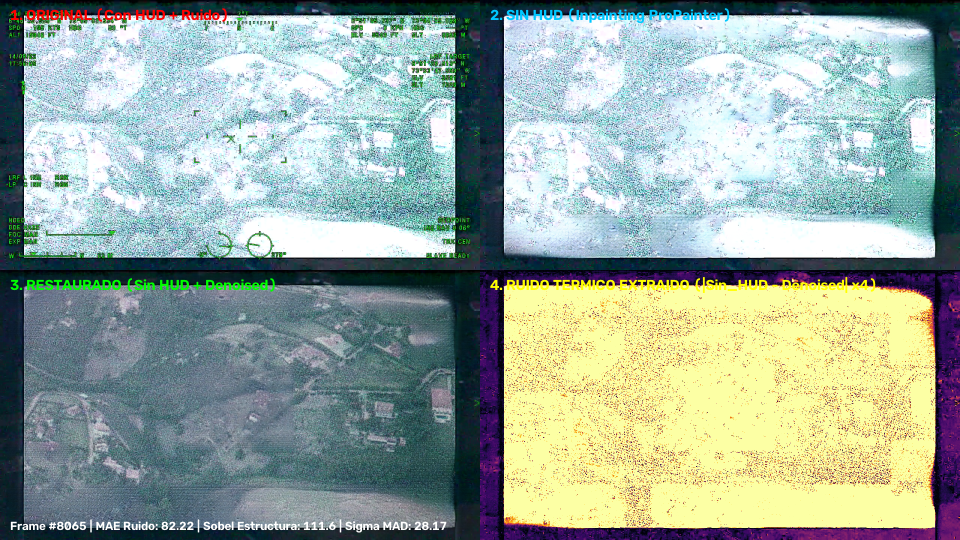
#> input picture figuras_tesis/mosaicos_ruido_video2/mosaico_MAX_RUIDO_rank01_frame_73076.png, 1920 x 1080 px, found by its file name (shown at 1/2 size); its folder holds 4 pictures in this run
$ python extraer_ruidos_y_mosaicos_video2_turbo.py   (older library calls are emulated)
#> lines starting #> are read from the running program, lines starting #| are printed output that depends on the picture; pictures that were not available may be replaced by others from this repository, and a replacement may not be noted
#!/usr/bin/env python3
"""
Extracción Turbo de Ruido y Generación de Mosaicos Estructurales - Video 2:
- Detecta automáticamente la INTERSECCIÓN exacta de frames existentes (ej. los 18.000 frames del experimento).
- Procesa a máxima velocidad en 16 núcleos de CPU sin tiempos muertos.
- Filtra marcos homogéneos/planos mediante gradiente Sobel.
- Genera los 10 Mosaicos Cuádruples 2x2 de alta resolución (Top 5 MAX Ruido y Top 5 MIN Ruido con estructuras).
- Guarda el CSV completo de estadísticas y extrae los mapas de ruido.
"""

import argparse
from concurrent.futures import ProcessPoolExecutor, as_completed
from datetime import datetime
import os
from pathlib import Path
import re
import cv2
import matplotlib.pyplot as plt
import numpy as np
import pandas as pd
from tqdm import tqdm

RAIZ = Path(__file__).resolve().parent.parent


def natural_key(p):
    return [int(x) if x.isdigit() else x.lower() for x in re.split(r"(\d+)", p.name)]


def estimar_sigma_mad(gray):
    lap = cv2.Laplacian(gray, cv2.CV_32F)
    med = np.median(lap)
    mad = np.median(np.abs(lap - med))
    return float(mad / 0.6745)


def calcular_energia_sobel(gray):
    gx = cv2.Sobel(gray, cv2.CV_32F, 1, 0, ksize=3)
    gy = cv2.Sobel(gray, cv2.CV_32F, 0, 1, ksize=3)
    mag = cv2.magnitude(gx, gy)
    return float(np.mean(mag)), float(cv2.Laplacian(gray, cv2.CV_32F).var())


def procesar_lote_en_ram(datos_lote):
    lista_archivos, dir_orig_str, dir_sin_hud_str, dir_den_str = datos_lote

    dir_orig = Path(dir_orig_str)
    dir_sin = Path(dir_sin_hud_str)
    dir_den = Path(dir_den_str) if dir_den_str else None
    tiene_den = dir_den is not None and dir_den.is_dir()

    resultados = []

    for nom, idx in lista_archivos:
        f_ori = dir_orig / nom
        f_sin = dir_sin / nom
        if not f_ori.is_file() or not f_sin.is_file():
            continue

        im_ori = cv2.imread(str(f_ori))
        im_sin = cv2.imread(str(f_sin))
        if im_ori is None or im_sin is None:
            continue

        h, w = im_sin.shape[:2]
        if im_ori.shape[:2] != (h, w):
            im_ori = cv2.resize(im_ori, (w, h), interpolation=cv2.INTER_AREA)

        im_den = None
        if tiene_den:
            f_den = dir_den / nom
            if f_den.is_file():
                im_den = cv2.imread(str(f_den))
                if im_den is not None and im_den.shape[:2] != (h, w):
                    im_den = cv2.resize(im_den, (w, h), interpolation=cv2.INTER_AREA)

        gr_ori = cv2.cvtColor(im_ori, cv2.COLOR_BGR2GRAY)
        gr_sin = cv2.cvtColor(im_sin, cv2.COLOR_BGR2GRAY)

        res_hud = cv2.absdiff(gr_ori, gr_sin)
        mae_hud = float(np.mean(res_hud))

        mae_termico = 0.0
        s_den = 0.0
        var_lap_den = 0.0

        if im_den is not None:
            gr_den = cv2.cvtColor(im_den, cv2.COLOR_BGR2GRAY)
            res_term_float = gr_sin.astype(np.float32) - gr_den.astype(np.float32)
            mae_termico = float(np.mean(np.abs(res_term_float)))
            s_den = estimar_sigma_mad(gr_den)
            _, var_lap_den = calcular_energia_sobel(gr_den)

        s_ori = estimar_sigma_mad(gr_ori)
        s_sin = estimar_sigma_mad(gr_sin)
        sobel_sin, var_lap_sin = calcular_energia_sobel(gr_sin)

        resultados.append({
            "frame_idx": idx,
            "nombre_archivo": nom,
            "mae_hud": round(mae_hud, 4),
            "mae_termico": round(mae_termico, 4),
            "sobel_energia": round(sobel_sin, 3),
            "var_lap_sin_hud": round(var_lap_sin, 2),
            "var_lap_denoised": round(var_lap_den, 2),
            "sigma_orig": round(s_ori, 4),
            "sigma_sin_hud": round(s_sin, 4),
            "sigma_denoised": round(s_den, 4),
        })

    return resultados


# [53 lines left out: function renderizar_mosaico_1x4, not called in this run]


def main():
    parser = argparse.ArgumentParser(description="Extracción Turbo de Ruido y Mosaicos Video 2")
    parser.add_argument("--carpeta-original", default="videos/video2/frames_originales", help="Ruta originales")
    parser.add_argument("--carpeta-sin-hud", default="videos/video2/frames_sin_hud", help="Ruta sin HUD")
    parser.add_argument("--carpeta-denoised", default=None, help="Ruta UDVD denoised")
    parser.add_argument("--cores", type=int, default=16, help="Núcleos de CPU")
    args = parser.parse_args()

    dir_orig = (RAIZ / args.carpeta_original).resolve()
    dir_sin = (RAIZ / args.carpeta_sin_hud).resolve()

    if not args.carpeta_denoised:
        p_u = RAIZ / "videos/video2/expos/udvd_blindspot_corregido_ult10min"
        if not p_u.is_dir():
            p_u = RAIZ / "videos/video2/expos/udvd"
        if not p_u.is_dir():
            cands = list(RAIZ.glob("videos/video2/expos/*udvd*"))
            p_u = cands[0] if cands else None
        dir_den = p_u.resolve() if p_u else (RAIZ / "videos/video2/expos/udvd_blindspot_corregido_ult10min")
    else:
        dir_den = (RAIZ / args.carpeta_denoised).resolve()

    print("=" * 85)
    print("      EXTRACCIÓN TURBO DE RUIDO Y MOSAICOS (INTERSECCIÓN EXACTA) - VIDEO 2")
    print(f"Original:           {dir_orig}")
    print(f"Sin HUD:            {dir_sin}")
    print(f"Denoised:           {dir_den}")
    print(f"Paralelismo:        {args.cores} Núcleos CPU")
    print("=" * 85)

    dir_mosaicos = RAIZ / "figuras_tesis/mosaicos_ruido_video2"
    dir_mosaicos.mkdir(parents=True, exist_ok=True)

    exts = {".png", ".jpg", ".jpeg"}

    # Si la carpeta denoised tiene un subconjunto (ej. ultimos 10 min = 18k frames), iterar sobre ella para máxima velocidad
    if dir_den.is_dir():
        archivos_eval_nombres = set(p.name for p in dir_den.iterdir() if p.is_file() and p.suffix.lower() in exts)
    else:
        archivos_eval_nombres = set(p.name for p in dir_sin.iterdir() if p.is_file() and p.suffix.lower() in exts)

    archivos_sin_ordenados = sorted(list(archivos_eval_nombres), key=lambda x: [int(c) if c.isdigit() else c.lower() for c in re.split(r"(\d+)", x)])
    total = len(archivos_sin_ordenados)

    print(f"\nTotal frames en la intersección exacta a procesar: {total}")

    tam_lote = 150
    lotes = []
    for i in range(0, total, tam_lote):
        sub_nombres = [(archivos_sin_ordenados[j], j + 1) for j in range(i, min(i + tam_lote, total))]
        lotes.append((sub_nombres, str(dir_orig), str(dir_sin), str(dir_den)))

    todos_registros = []
    print(f"Analizando {total} frames en paralelo en {args.cores} núcleos CPU...")

    with ProcessPoolExecutor(max_workers=args.cores) as executor:
        futures = [executor.submit(procesar_lote_en_ram, lote) for lote in lotes]
#> in procesar_lote_en_ram, im_ori is the input picture: shape (1080, 1920, 3); mean B, G, R 157.8, 168.1, 151.8
#> in procesar_lote_en_ram, `gr_ori = cv2.cvtColor(im_ori, cv2.COLOR_BGR2GRAY)`:
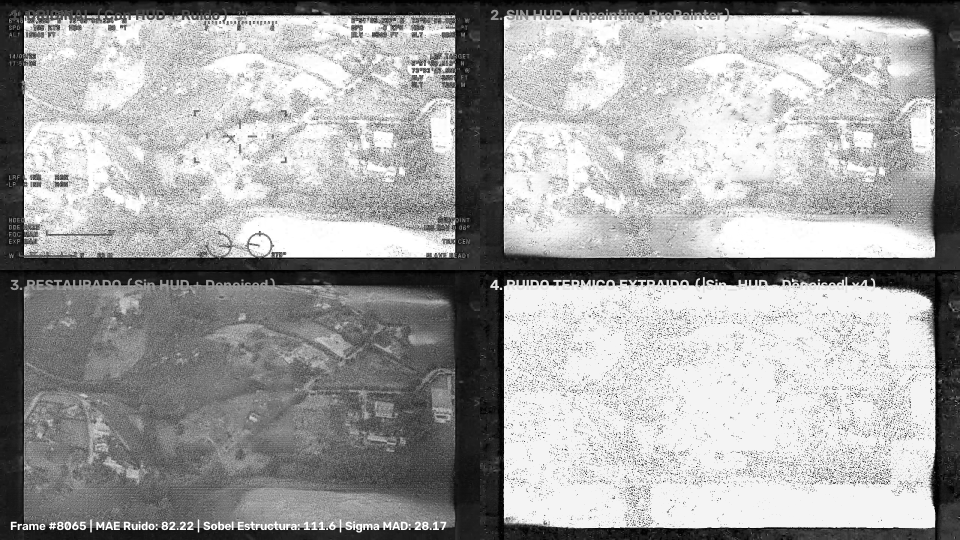
#> gr_ori: shape (1080, 1920) (shown at 1/2 size); min 0, max 255, mean 162.1
#> in procesar_lote_en_ram, `res_hud = cv2.absdiff(gr_ori, gr_sin)`: res_hud: shape (1080, 1920); every value is 0
#> in procesar_lote_en_ram, `mae_hud = float(np.mean(res_hud))`: mae_hud = 0
#> in estimar_sigma_mad, `lap = cv2.Laplacian(gray, cv2.CV_32F)`:
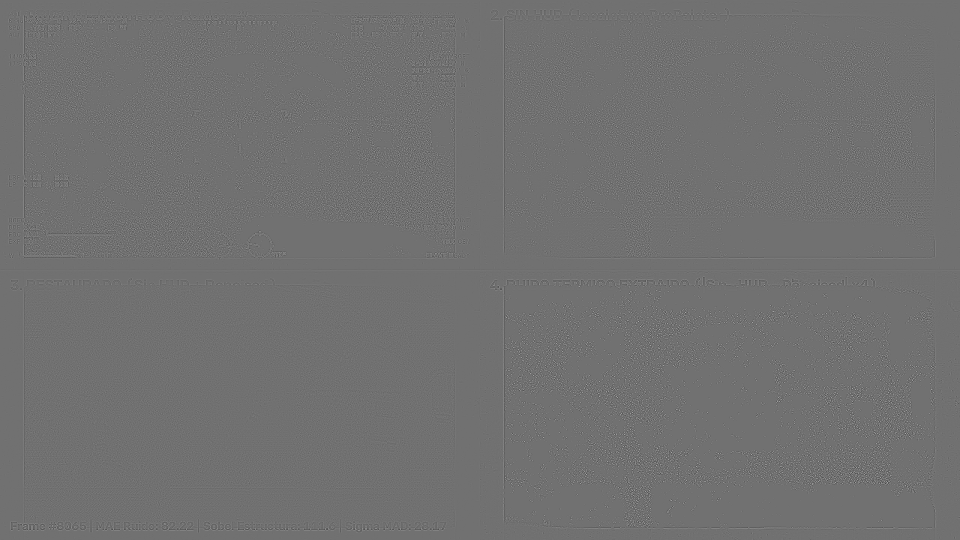
#> lap: shape (1080, 1920) float32 (shown at 1/2 size); min -779, max 976, mean 0; drawn with min black and max white
#> in estimar_sigma_mad, `mad = np.median(np.abs(lap - med))`: mad = 13
#> in procesar_lote_en_ram, `s_ori = estimar_sigma_mad(gr_ori)`: s_ori = 19.27
#> in calcular_energia_sobel, `gx = cv2.Sobel(gray, cv2.CV_32F, 1, 0, ksize=3)`:
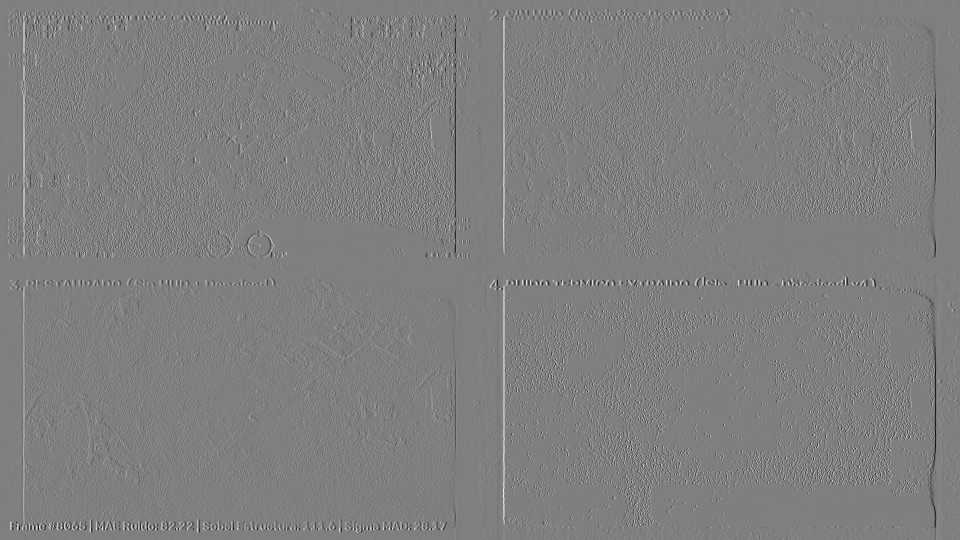
#> gx: shape (1080, 1920) float32 (shown at 1/2 size); min -1020, max 1020, mean 0; drawn with min black and max white
#> in calcular_energia_sobel, `mag = cv2.magnitude(gx, gy)`:
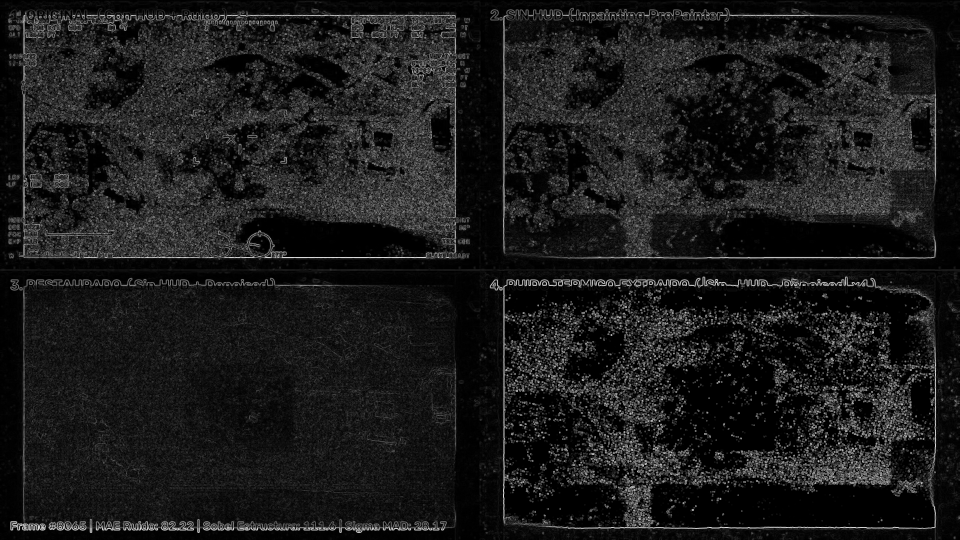
#> mag: shape (1080, 1920) float32 (shown at 1/2 size); min 0, max 1084.1, mean 114.9; drawn with min black and max white
#> in procesar_lote_en_ram, `sobel_sin, var_lap_sin = calcular_energia_sobel(gr_sin)`: sobel_sin = 114.9; var_lap_sin = 8038.5
#> futures = 1 item
        for f in tqdm(as_completed(futures), total=len(futures), desc="Calculando Ruido en RAM"):
            res = f.result()
            todos_registros.extend(res)
#> this loop made 1 pass
#> after the loop, todos_registros = 1 item

    todos_registros.sort(key=lambda x: x["frame_idx"])
    df = pd.DataFrame(todos_registros)
#> df = table of 1 rows and 10 columns
    csv_out = RAIZ / "videos/video2/resumen_ruidos_video2.csv"
#> (the run stopped early here; a loop or call above may not have finished)

$ run again, on figuras_tesis/mosaicos_ruido_video2/mosaico_MAX_RUIDO_rank05_frame_74540.png
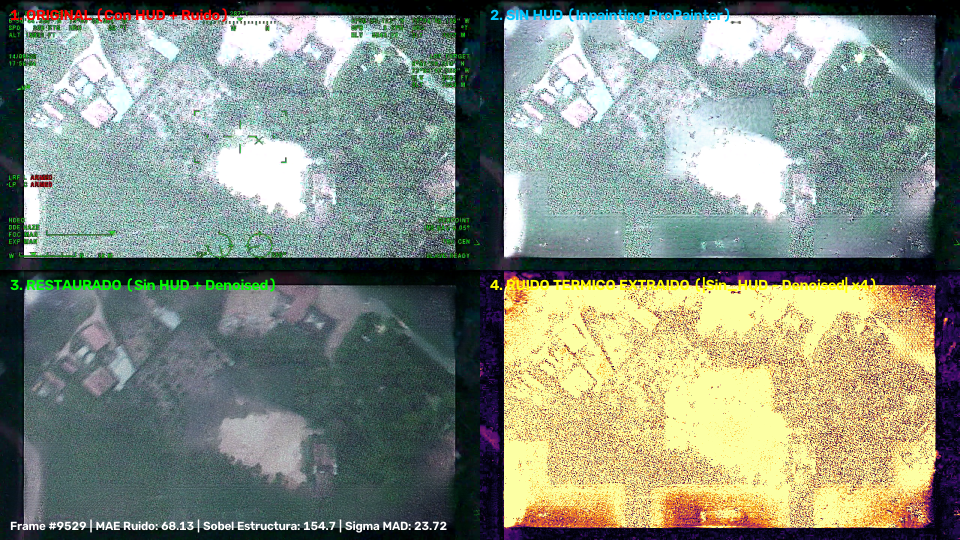
#> input picture figuras_tesis/mosaicos_ruido_video2/mosaico_MAX_RUIDO_rank05_frame_74540.png, 1920 x 1080 px, found by its file name (shown at 1/2 size)
#> in procesar_lote_en_ram, im_ori is the input picture: shape (1080, 1920, 3); mean B, G, R 127.3, 140.7, 130.9
#> in procesar_lote_en_ram, `gr_ori = cv2.cvtColor(im_ori, cv2.COLOR_BGR2GRAY)`:
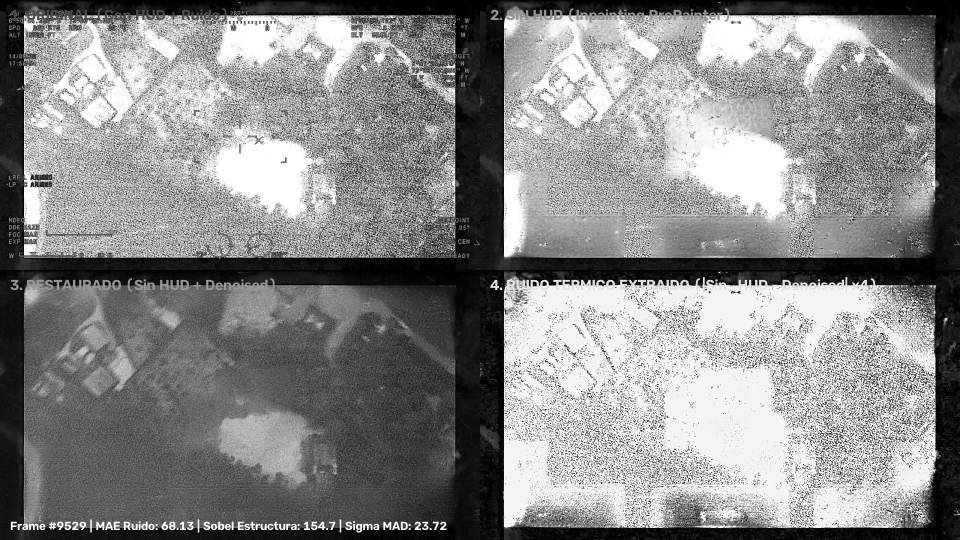
#> gr_ori: shape (1080, 1920) (shown at 1/2 size); min 0, max 255, mean 136.3
#> res_hud: shape (1080, 1920); every value is 0
#> mae_hud = 0
#> mad = 22
#> s_ori = 32.62
#> in calcular_energia_sobel, `mag = cv2.magnitude(gx, gy)`:
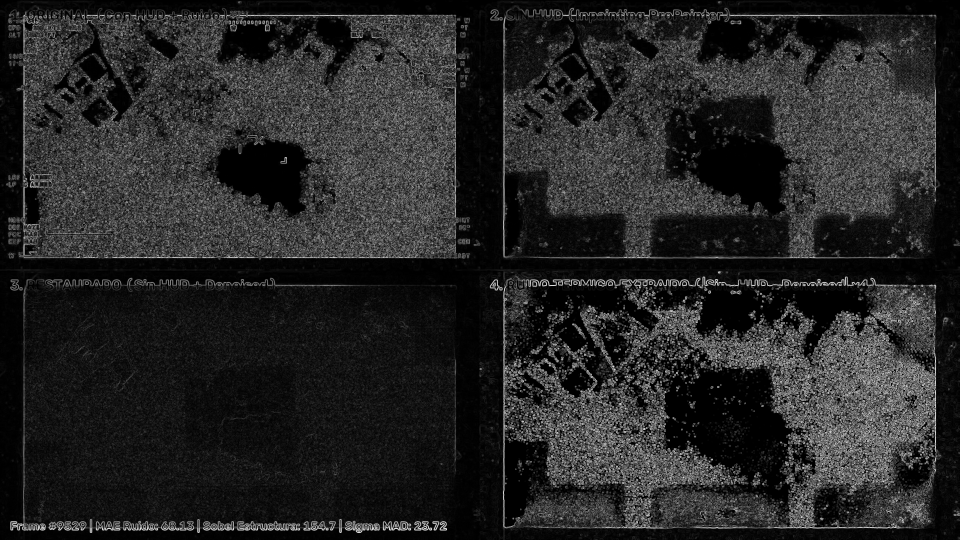
#> mag: shape (1080, 1920) float32 (shown at 1/2 size); min 0, max 1077.4, mean 161.9; drawn with min black and max white
#> sobel_sin = 161.9; var_lap_sin = 15914.4
#> futures = 1 item
#> the loop in main, `for f in tqdm(as_completed(futures), total=len(futures), desc="Calcula..` made 1 pass
#> df = table of 1 rows and 10 columns
